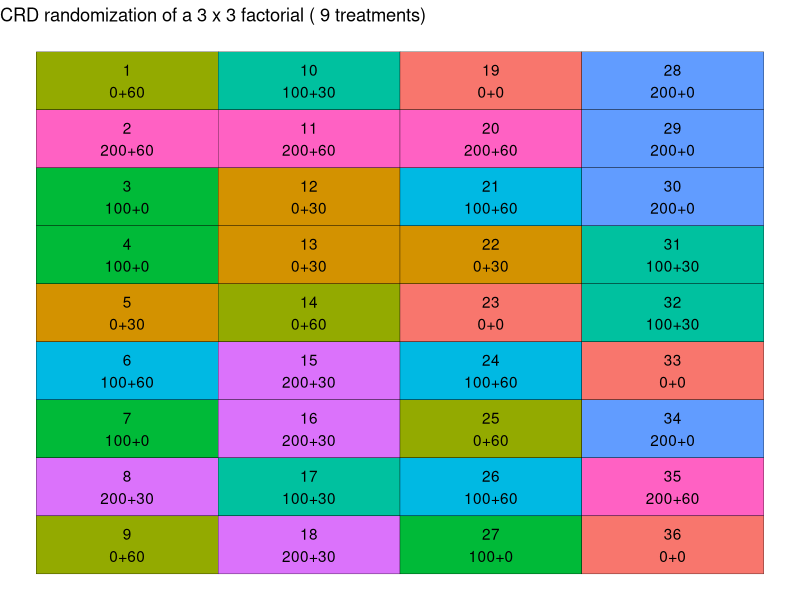
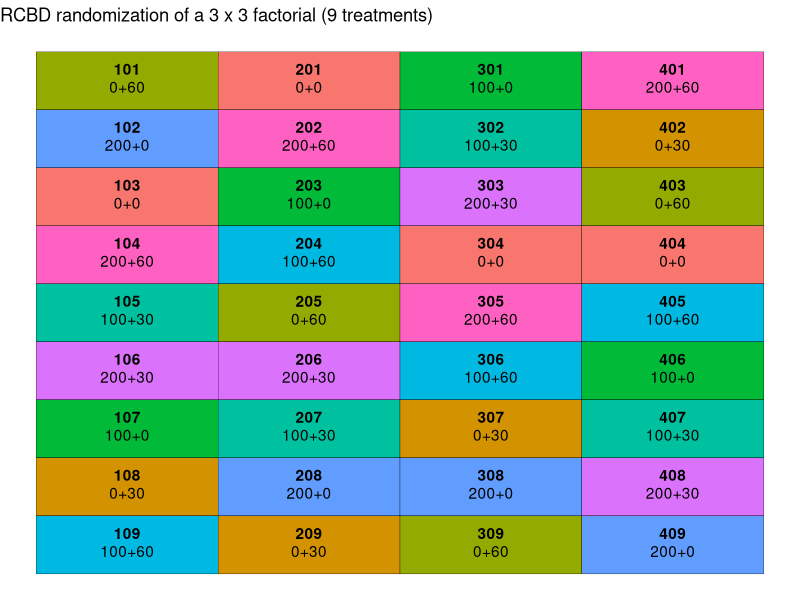

Write the R code that produced these figures, in order. (Note: this script raises an error after producing the figures.)
## ---- chunk 1
# Loading packages
library(tidyverse) # for data wrangling and plotting
## ---- chunk 2
trts <- crossing(nrate_kgha = c(0,100,200),
                 krate_kgha = c(0,30,60)
                 ) %>%
  mutate(trtnum = 1:nrow(.)) %>%
  mutate(trtname = paste0(nrate_kgha, "+", krate_kgha))

trts
## ---- chunk 3
# Setting seed to get same randomization result every time
set.seed(930)

crd_rand  <- crossing(trtname = trts$trtname,
                      rep = 1:4
                      ) %>%
  # Since plots are organized without a structure, let's number them 1 through 36
mutate(plot = 1:nrow(.)) %>%
  # Randomizing trtname to plots, without restrictions 
mutate(plot = sample(plot)) %>%
  arrange(plot)

crd_rand
## ---- chunk 4
crd_layout <- crd_rand %>%
  # Defining number of rows and columns in the field for plotting purposes
mutate(row = rep(1:4, each = 9)) %>%
  mutate(col = rep (seq(from = 1,
                   to = 9,
                   by = 1), times = 4
         )) %>%

  # Creating plot and trtname labels for plotting
mutate(lab = paste0(plot, "\n", trtname))
  crd_layout
## ---- chunk 5
ggplot(data = crd_layout,
       aes(x = row, y = -col)) +
  geom_tile(aes(fill = trtname),
            color = "black",
            show.legend = F
            ) +
  geom_text(aes(label = lab), vjust = 0.5) +
  labs(title = "CRD randomization of a 3 x 3 factorial ( 9 treatments)") +
  theme_void()

## ---- chunk 6
# Setting seed to get same randomization result every time
set.seed(930)

rcbd_rand <- crossing(trtname = trts$trtname,
                      rep = 1:4
                      ) %>%
  arrange(rep) %>% 
  group_by(rep) %>%
  mutate(trtname = sample(trtname)) %>%
  mutate(plot = (rep*100) + 1:9) %>%
  ungroup()

rcbd_rand
## ---- chunk 7
rcbd_rand %>%
  group_by(rep) %>%
  tally() %>%
  filter(n > 1)
## ---- chunk 8
rcbd_layout <- rcbd_rand %>%
  # Defining number of rows and columns in the field for plotting purposes
  mutate(row = rep(1:4, each = 9)) %>%
  mutate(col = rep(seq(from = 1, 
                       to = 9, #total number of treatments, 
                       by = 1), 
                   times = 4 #total number of blocks
  )) %>%
  # Creating plot and trtname labels for plotting
  mutate(lab = paste0(plot, "\n", trtname))

rcbd_layout
## ---- chunk 9
ggplot(data = rcbd_layout, aes(x = row, 
                               y = -col))+
  geom_tile(aes(fill = trtname),
            color = "black",
            show.legend = F
  )+
  geom_text(aes(label = plot), fontface = "bold", vjust = -.5)+
  geom_text(aes(label = trtname), vjust = 1)+
  labs(title = "RCBD randomization of a 3 x 3 factorial (9 treatments)") +
  theme_void()

## ---- chunk 10
rcbd_rand %>%
  # Retrieving other information contained in trts
left_join(trts) %>%
  # Rearranging columns  
dplyr::select(plot, rep, trtname, trtnum, nrate_kgha, krate_kgha) %>%
  write_csv("../Output/rcbd_randomization_table.csv")
  

## ---- chunk 11
ggsave("../output/rcbd_layoutmap.png",
       width = 6,
       height = 4,
       bg = "white")
